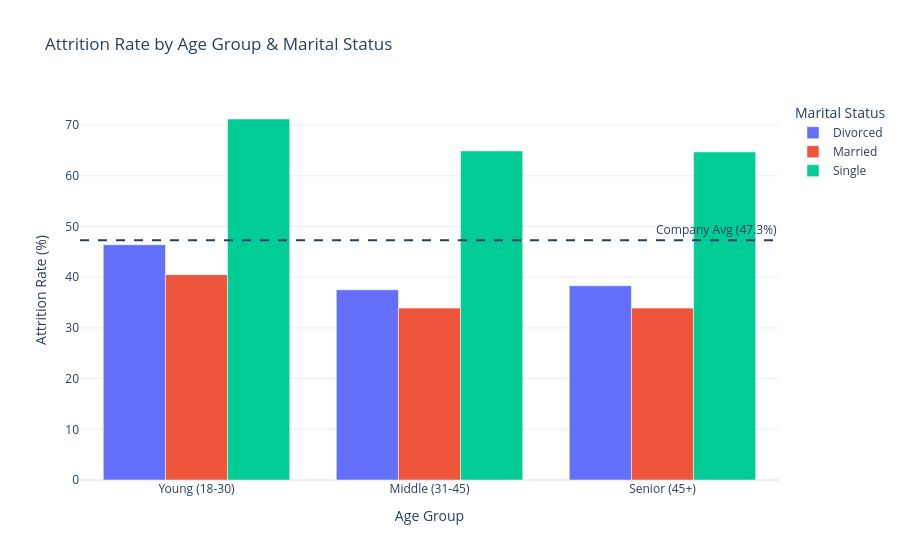
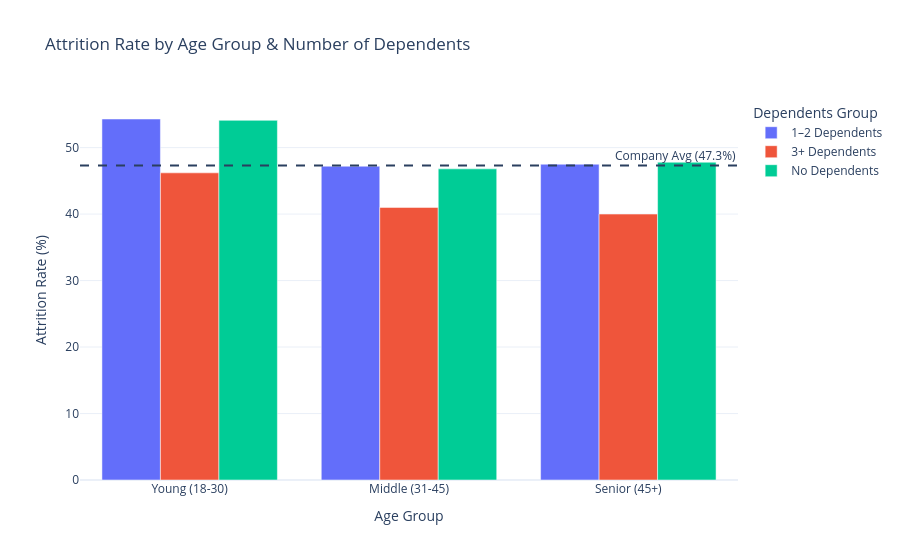

Notebook code for these charts, in order:
### Markdown cell above
### Q7 · Life Stage
Exploring how personal demographics influence the decision to stay or leave.

### Code cell
df['age_group'] = pd.cut(df['age'], bins=[17, 30, 45, 100], labels=['Young (18-30)', 'Middle (31-45)', 'Senior (45+)'])
df['dependents_group'] = df['number_of_dependents'].apply(
    lambda x: 'No Dependents' if x == 0 else ('1–2 Dependents' if x <= 2 else '3+ Dependents')
)

# Chart 1: Age × Marital Status
life_stats = rate_table(df, ["age_group", "marital_status"])
fig1 = px.bar(life_stats, x="age_group", y="rate", color="marital_status", barmode="group",
              title="Attrition Rate by Age Group & Marital Status",
              labels=LABELS)
fig1.add_hline(y=company_avg, line_dash="dash", annotation_text=f"Company Avg ({company_avg:.1f}%)")
fig1.update_layout(template=TEMPLATE)
fig1.show()

# Chart 2: Age × Dependents
dep_stats = rate_table(df, ["age_group", "dependents_group"])
fig2 = px.bar(dep_stats, x="age_group", y="rate", color="dependents_group", barmode="group",
              title="Attrition Rate by Age Group & Number of Dependents",
              labels=LABELS)
fig2.add_hline(y=company_avg, line_dash="dash", annotation_text=f"Company Avg ({company_avg:.1f}%)")
fig2.update_layout(template=TEMPLATE)
fig2.show()

# Find highest-risk life-stage combination
full_life = rate_table(df, ["age_group", "marital_status", "dependents_group"])
top_life = full_life.sort_values("rate", ascending=False).iloc[0]

show_answer(
    "Q7", "Life Stage Risk Profiles",
    f"Young (18-30), Single employees with no dependents are at the highest risk — they have the least financial "
    f"and social anchors tying them to the company. The riskiest segment shows {top_life['rate']:.1f}% attrition "
    f"({int(top_life['total']):,} employees). Stability factors — age, marriage, and dependents — all correlate "
    "with significantly higher retention.",
    "Tailor retention offers by life stage: emphasize career growth, mentorship, and skill development for "
    "younger single staff. For employees with families, prioritize flexibility, remote options, and benefits "
    "like childcare support or parental leave to build financial and personal anchors."
)

### Figure 1 — Plotly figure (JSON) as saved in the notebook; plotly's stock layout.template omitted (floating-point values rounded to 4 significant figures)
{"data": [{"alignmentgroup": "True", "hovertemplate": "Marital Status=Divorced<br>Age Group=%{x}<br>Attrition Rate (%)=%{y}<extra></extra>", "legendgroup": "Divorced", "marker": {"color": "#636efa", "pattern": {"shape": ""}}, "name": "Divorced", "offsetgroup": "Divorced", "orientation": "v", "showlegend": true, "textposition": "auto", "type": "bar", "x": ["Young (18-30)", "Middle (31-45)", "Senior (45+)"], "xaxis": "x", "y": [46.4, 37.5, 38.3], "yaxis": "y"}, {"alignmentgroup": "True", "hovertemplate": "Marital Status=Married<br>Age Group=%{x}<br>Attrition Rate (%)=%{y}<extra></extra>", "legendgroup": "Married", "marker": {"color": "#EF553B", "pattern": {"shape": ""}}, "name": "Married", "offsetgroup": "Married", "orientation": "v", "showlegend": true, "textposition": "auto", "type": "bar", "x": ["Young (18-30)", "Middle (31-45)", "Senior (45+)"], "xaxis": "x", "y": [40.5, 33.9, 33.9], "yaxis": "y"}, {"alignmentgroup": "True", "hovertemplate": "Marital Status=Single<br>Age Group=%{x}<br>Attrition Rate (%)=%{y}<extra></extra>", "legendgroup": "Single", "marker": {"color": "#00cc96", "pattern": {"shape": ""}}, "name": "Single", "offsetgroup": "Single", "orientation": "v", "showlegend": true, "textposition": "auto", "type": "bar", "x": ["Young (18-30)", "Middle (31-45)", "Senior (45+)"], "xaxis": "x", "y": [71.2, 64.9, 64.7], "yaxis": "y"}], "layout": {"annotations": [{"showarrow": false, "text": "Company Avg (47.3%)", "x": 1, "xanchor": "right", "xref": "x domain", "y": 47.3, "yanchor": "bottom", "yref": "y"}], "barmode": "group", "legend": {"title": {"text": "Marital Status"}, "tracegroupgap": 0}, "shapes": [{"line": {"dash": "dash"}, "type": "line", "x0": 0, "x1": 1, "xref": "x domain", "y0": 47.3, "y1": 47.3, "yref": "y"}], "title": {"text": "Attrition Rate by Age Group & Marital Status"}, "xaxis": {"anchor": "y", "domain": [0, 1], "title": {"text": "Age Group"}}, "yaxis": {"anchor": "x", "domain": [0, 1], "title": {"text": "Attrition Rate (%)"}}}}

### Figure 2 — Plotly figure (JSON) as saved in the notebook; plotly's stock layout.template omitted (floating-point values rounded to 4 significant figures)
{"data": [{"alignmentgroup": "True", "hovertemplate": "Dependents Group=1–2 Dependents<br>Age Group=%{x}<br>Attrition Rate (%)=%{y}<extra></extra>", "legendgroup": "1–2 Dependents", "marker": {"color": "#636efa", "pattern": {"shape": ""}}, "name": "1–2 Dependents", "offsetgroup": "1–2 Dependents", "orientation": "v", "showlegend": true, "textposition": "auto", "type": "bar", "x": ["Young (18-30)", "Middle (31-45)", "Senior (45+)"], "xaxis": "x", "y": [54.3, 47.2, 47.5], "yaxis": "y"}, {"alignmentgroup": "True", "hovertemplate": "Dependents Group=3+ Dependents<br>Age Group=%{x}<br>Attrition Rate (%)=%{y}<extra></extra>", "legendgroup": "3+ Dependents", "marker": {"color": "#EF553B", "pattern": {"shape": ""}}, "name": "3+ Dependents", "offsetgroup": "3+ Dependents", "orientation": "v", "showlegend": true, "textposition": "auto", "type": "bar", "x": ["Young (18-30)", "Middle (31-45)", "Senior (45+)"], "xaxis": "x", "y": [46.2, 41.0, 40.0], "yaxis": "y"}, {"alignmentgroup": "True", "hovertemplate": "Dependents Group=No Dependents<br>Age Group=%{x}<br>Attrition Rate (%)=%{y}<extra></extra>", "legendgroup": "No Dependents", "marker": {"color": "#00cc96", "pattern": {"shape": ""}}, "name": "No Dependents", "offsetgroup": "No Dependents", "orientation": "v", "showlegend": true, "textposition": "auto", "type": "bar", "x": ["Young (18-30)", "Middle (31-45)", "Senior (45+)"], "xaxis": "x", "y": [54.1, 46.8, 47.8], "yaxis": "y"}], "layout": {"annotations": [{"showarrow": false, "text": "Company Avg (47.3%)", "x": 1, "xanchor": "right", "xref": "x domain", "y": 47.3, "yanchor": "bottom", "yref": "y"}], "barmode": "group", "legend": {"title": {"text": "Dependents Group"}, "tracegroupgap": 0}, "shapes": [{"line": {"dash": "dash"}, "type": "line", "x0": 0, "x1": 1, "xref": "x domain", "y0": 47.3, "y1": 47.3, "yref": "y"}], "title": {"text": "Attrition Rate by Age Group & Number of Dependents"}, "xaxis": {"anchor": "y", "domain": [0, 1], "title": {"text": "Age Group"}}, "yaxis": {"anchor": "x", "domain": [0, 1], "title": {"text": "Attrition Rate (%)"}}}}
